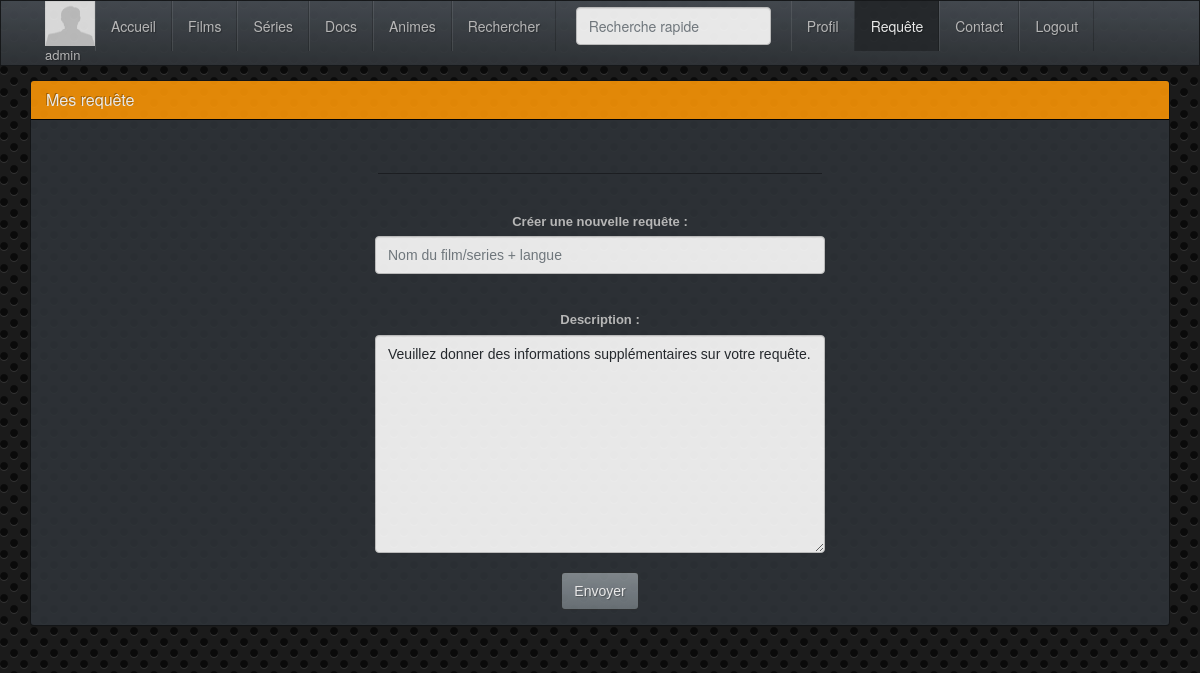
The page /request.php (signed in) on the database as committed earlier.
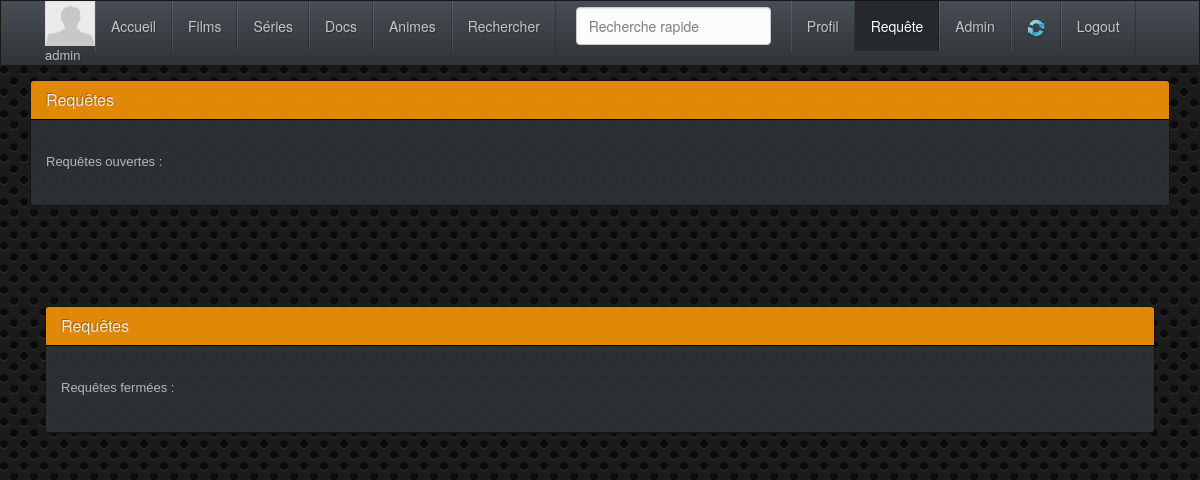
The same page on the database as committed later.
### menu.php (the view, shortened to what the changed rows need)
<div class="navbar navbar-default navbar-fixed-top">
     <div class="container">
       <div class="navbar-collapse collapse" id="navbar-main">
         <ul class="nav navbar-nav">
				<?php
					include("includes/config.php");
					$path = $_SERVER['PHP_SELF'];
					$filepath = basename ($path);
					$cat = 0;
					if ($filepath == "request.php")
						{ $cat = 7; }
					$membre = $_SESSION['username'];
					$sqlavatar = $bdd ->prepare('SELECT avatar FROM users WHERE username=:membre');
					$sqlavatar->bindValue(':membre', $membre, PDO::PARAM_STR);
					$sqlavatar->execute();
					$avatar = $sqlavatar -> fetch();
					$chemin = $avatar['avatar'];
					echo '<li id="pseudo"><img src="img/avatar/'.$chemin.'" height="45" width="50"></br>';
					echo $_SESSION['username'].'</a></li>';
				?>
					<li><a href="index.php">Accueil</a></li>
                     <li <?php if ($cat == 1) { echo'class="active"'; } ?>><a href="search.php?cat=Films">Films</a></li>
                     <li <?php if ($cat == 2) { echo'class="active"'; } ?>><a href="search.php?cat=Series">Séries</a></li>
				  <li <?php if ($cat == 3) { echo'class="active"'; } ?>><a href="search.php?cat=Doc">Docs</a></li>
				  <li <?php if ($cat == 4) { echo'class="active"'; } ?>><a href="search.php?cat=Anime">Animes</a></li>
				  <li <?php if ($cat == 5) { echo'class="active"'; } ?>><a href="search.php">Rechercher</a></li>
                   <ul class="nav navbar-nav navbar-right">
					<form class="navbar-form navbar-left" action="search.php" method="post">
                   <input type="text" name="search" class="form-control col-lg-8" placeholder="Recherche rapide">
                   </form>
                     <li
                     <?php
                     if ($cat == 6) { echo'class="active"'; } ?>><a href="profil.php">Profil </a></li>
			  <?php
			  if($_SESSION['rank']==1) {
			  $countreq=0;
			  if($countreq==1) { if ($cat == 7) { echo'<li class="active">'; } else { echo '<li>'; } echo'<a id="req" href="request.php">Requ&ecirc;te <span class="badge">'.$countreq.'</span></a></li>'; }
			  elseif($countreq!=1&&$countreq!=0) { if ($cat == 7) { echo'<li class="active">'; } else { echo '<li>'; } echo'<a href="request.php">Requ&ecirc;tes <span class="badge">'.$countreq.'</span></a></li>'; }
			  else { if ($cat == 7) { echo'<li class="active">'; } else { echo '<li>'; } echo'<a href="request.php">Requ&ecirc;te <span class="badge"></span></a></li>'; }
			  if ($cat == 8) { echo'<li class="active">'; } else { echo '<li>'; }
			  echo'<a href="admin.php">Admin</a></li>';
				  		echo '<li><a href="run.php"><img src="img/refresh.png" width="18" height="18" /></a></li>';
			  }
			  else {
			  $countreq=0;
			  if($countreq==1) { if ($cat == 7) { echo'<li class="active">'; } else { echo '<li>'; } echo'<a href="request.php">Requ&ecirc;te <span class="badge">'.$countreq.'</span></a></li>'; }
			  elseif($countreq!=1&&$countreq!=0) { if ($cat == 7) { echo'<li class="active">'; } else { echo '<li>'; } echo'<a href="request.php">Requ&ecirc;tes <span class="badge">'.$countreq.'</span></a></li>'; }
			  else { if ($cat == 7) { echo'<li class="active">'; } else { echo '<li>'; } echo'<a href="request.php">Requ&ecirc;te <span class="badge"></span></a></li>'; }
			  echo '<li><a href="contact.php">Contact</a></li>';
			  } ?>
				  <li><a href="logout.php">Logout</a></li>
				</ul>
       </div>
     </div>
   </div>
<div class="container">
     <div class="bs-docs-section clearfix">
       <div class="row">
         <div class="col-lg-12">
	  <br /><br /><br /><br />

### request.php (shortened to what the changed rows need)
<?php
include("includes/functions.php");
if (!empty($_SESSION['id']) && !empty($_SESSION['username'])) {
$sqladm = $bdd->prepare('SELECT rank FROM users WHERE id = :id');
$sqladm->execute(array('id' => $_SESSION['id']));
$sqlr = $sqladm->fetch();
if($_SESSION['rank']==1) {
	if(empty($_POST['ticketreply']) && empty($_GET['tid']) && empty($_GET['action'])) {
		include("header.php");
		include("menu.php");
			echo '<div class="panel panel-warning">
              <div class="panel-heading">
                <h3 class="panel-title">Requ&ecirc;tes</h3>
              </div>
              <div class="panel-body">
			<br />Requêtes ouvertes :<br /><br />';
				echo '</div>
							</div>';
						}
	if(empty($_POST['ticketreply']) && empty($_GET['tid']) && empty($_GET['action'])) {
		include("header.php");
		include("menu.php");
			echo '<div class="panel panel-warning">
              <div class="panel-heading">
                <h3 class="panel-title">Requ&ecirc;tes</h3>
              </div>
              <div class="panel-body">
			<br />Requêtes fermées :<br /><br />';
				echo '</div>
							</div>';
		}
}
$tid = isset($_GET['tid']) ? intval($_GET['tid']) : null;
$action = isset($_GET['action']) ? htmlspecialchars($_GET['action']) : null;
if (empty($tid) && empty($_POST['formsupport']) && empty($action) && $sqlr['rank']!=1) {
include("header.php");
include("menu.php");
echo '<div class="panel panel-warning">
              <div class="panel-heading">
                <h3 class="panel-title">Mes requ&ecirc;te</h3>
              </div>
              <div class="panel-body">
			  <center>';
if($sqlr['rank']!=1) {
echo '<br /><hr width="40%" /><br />
<label class="control-label" >Créer une nouvelle requête :</label>
<form method="post" action="request.php">
<input class="form-control" type="text" name="titre" size="100" placeholder="Nom du film/series + langue" style="width:450px;"/>
<br /><br />
<label class="control-label">Description :</label><br />
<textarea class="form-control" name="message" id="message" rows="10" cols="110" style="width:450px;">
Veuillez donner des informations supplémentaires sur votre requête.
</textarea><br />
<input class="btn btn-primary" type="submit" name="formsupport" value="Envoyer" />
</form>';  }
echo '</center></div>
            </div>';
   }
}
else { header ("Location: login.php"); }
include("footer.php");
?>

Rows that differ between the two databases and show on the page:
changed users: rank 2 → 1 (drawn)
Other text that changed with them:
form field message: "Veuillez donner des informations supplémentaires sur votre requête." → (not shown)
form field formsupport: "Envoyer" → (not shown)
text no longer shown: "Contact Mes requête Créer une nouvelle requête : Description :"
text now shown: "Requêtes Requêtes ouvertes : Admin Requêtes Requêtes fermées :"
